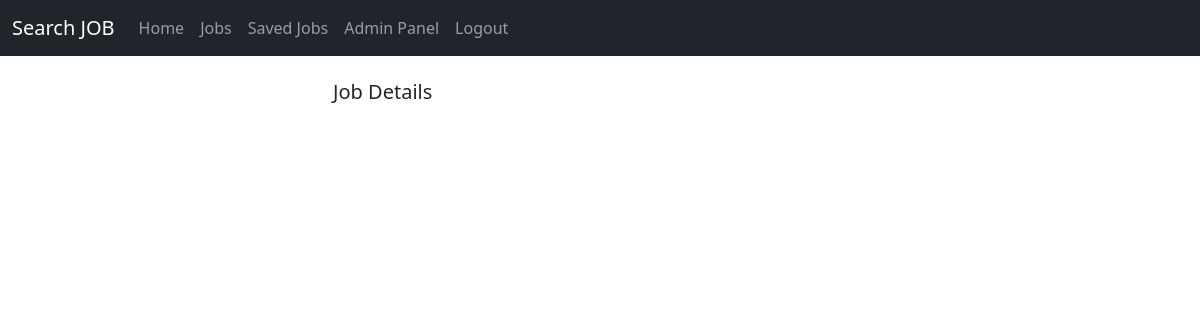
/applyjobhome/5/ (signed in), run on an earlier commit of the app's database.
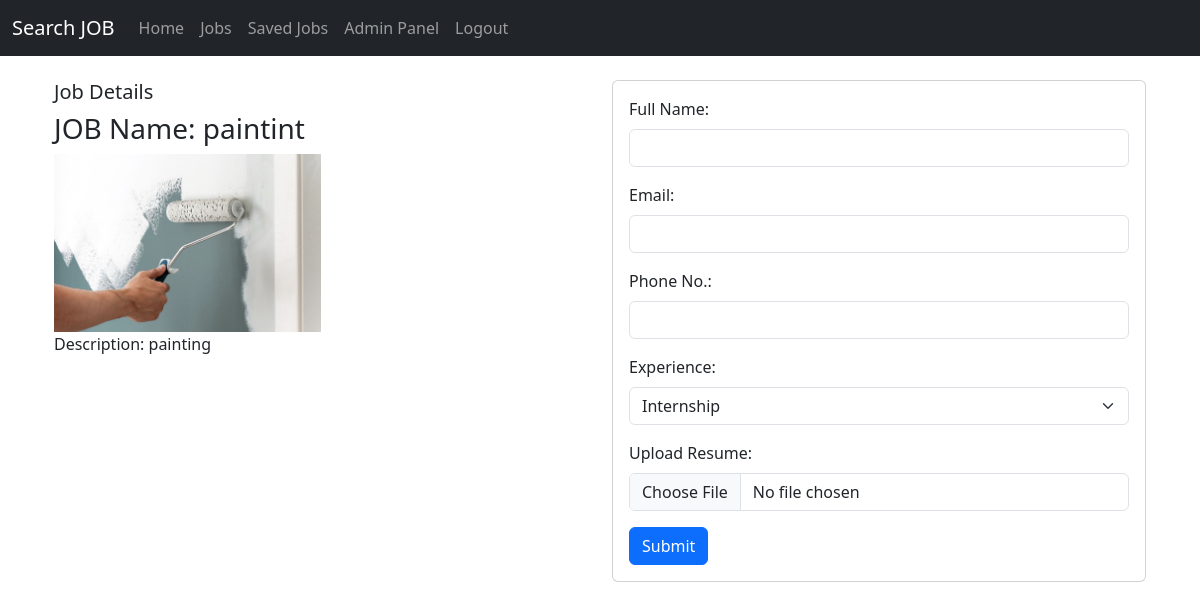
And on a later commit of the database.
### jobportal/models.py (models this page shows, shortened)
class Job(models.Model):
    title = models.CharField(max_length=100)
    salary = models.CharField(max_length=100)
    description = models.TextField()
    photo = models.ImageField(upload_to='media', null=True, blank=True)
    location = models.CharField(max_length=100)

### jobportal/views.py (the view)
# urls.py: path('applyjobhome/<int:job_id>/',views.jobPortal_home_jobs,name='jobPortal_home_jobs'),  # user can apply the job from saved
def jobPortal_home_jobs(request, job_id):
    saveddata = Job.objects.filter(id=job_id)  # Assuming job_id is a field in the Job model
    context = {'data': saveddata}
    if not request.user.is_authenticated:
        messages.error(request, 'Please, login to apply for a job.')
        return redirect('loginPage')
    return render(request, 'applyjob.html', context)

### jobportal/templates/applyjob.html (shortened to what this page needs)
{% extends 'base.html' %}
{% block content %}
<div class="container ">
    <div class="row justify-content-center">
        <div class="col-md-6">
            <h5>Job Details</h5>
            {% for job in data %}
                <h3>JOB Name: {{ job.title }}</h3>
                <div class="col-md-6">
                    {% if job.photo %}
                    <img class="card-image img-fluid" " src=" {{ job.photo.url }}" alt="{{ job.title }}">
                    {% endif %}
                </div>
<div class="text-atart">Description: {{job.description}}</div>
            </div>
        <div class="col-md-6">
            <div class="card">
                <div class="card-body">
                    <form method="post" action="{% url 'applydata_submit' job.id %}" enctype="multipart/form-data">
                        <div class="mb-3">
                            <label for="fullname" class="form-label">Full Name:</label>
                            <input type="text" class="form-control" id="fullname" name="fullname" required>
                        </div>
                        <div class="mb-3">
                            <label for="email" class="form-label">Email:</label>
                            <input type="email" class="form-control" id="email" name="email" required>
                        </div>
                        <div class="mb-3">
                            <label for="phone" class="form-label">Phone No.:</label>
                            <input type="tel" class="form-control" id="phone" name="phone" pattern="[0-9]{10}"
                                title="Please enter a 10-digit phone number" required>
                        </div>
                        <div class="mb-3">
                            <label for="experience" class="form-label">Experience:</label>
                            <select class="form-select" id="experience" name="experience">
                                <option value="0yr">Internship</option>
                            </select>
                        </div>
                        <div class="mb-3">
                            <label for="resume" class="form-label">Upload Resume:</label>
                            <input type="file" class="form-control" id="resume" name="resume" accept=".pdf,.doc,.docx"
                                required>
                        </div>
                        <button type="submit" class="btn btn-primary">Submit</button>
                    </form>
                </div>
            </div>
        </div>
    </div>
</div>
{% endfor %}
{% endblock %}

What changed in the data, as far as the page shows it:
added Job: title "paintint", photo (picture), description "painting"
